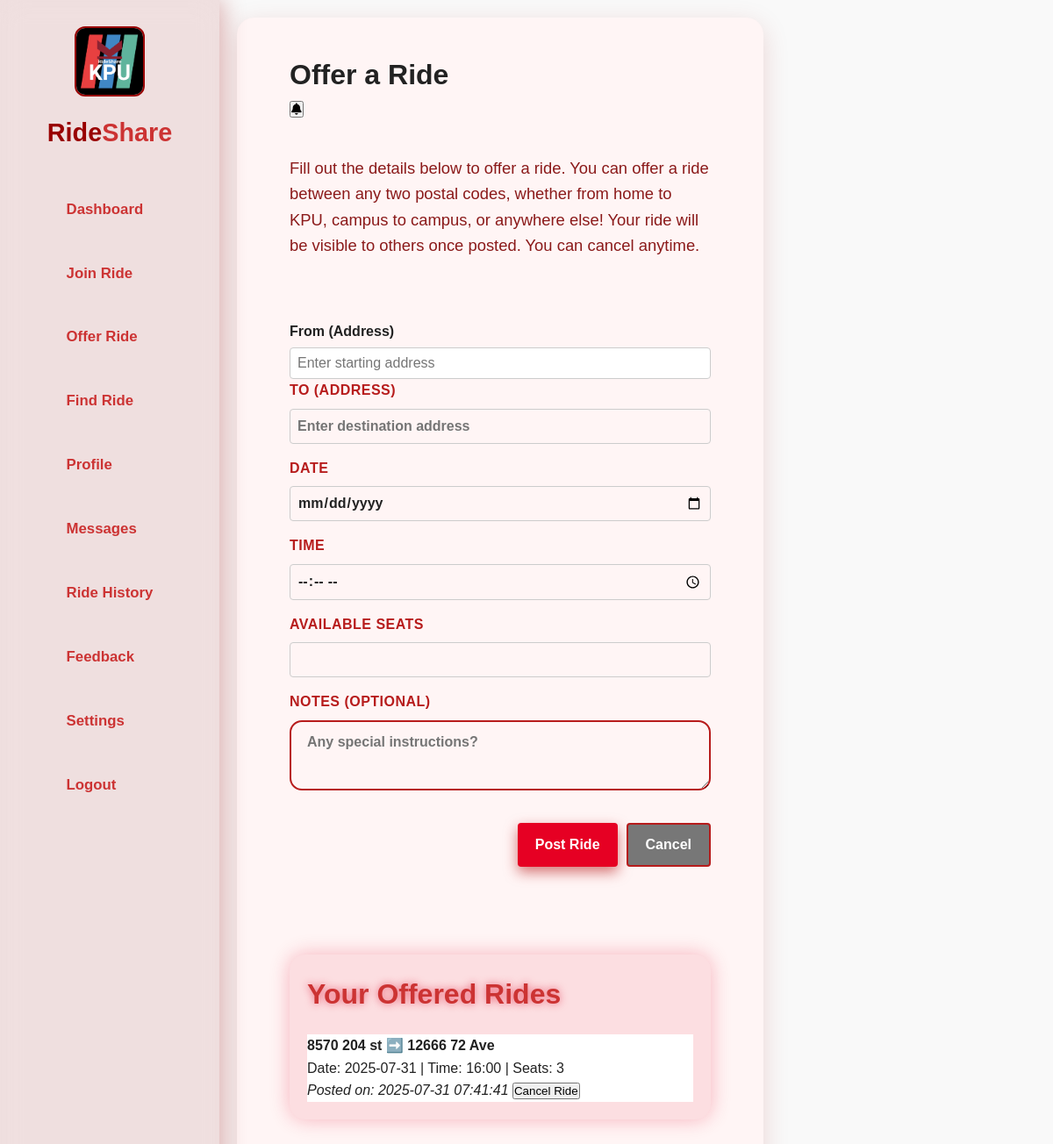
The page /Main/offer.php (signed in) on the database as committed earlier.
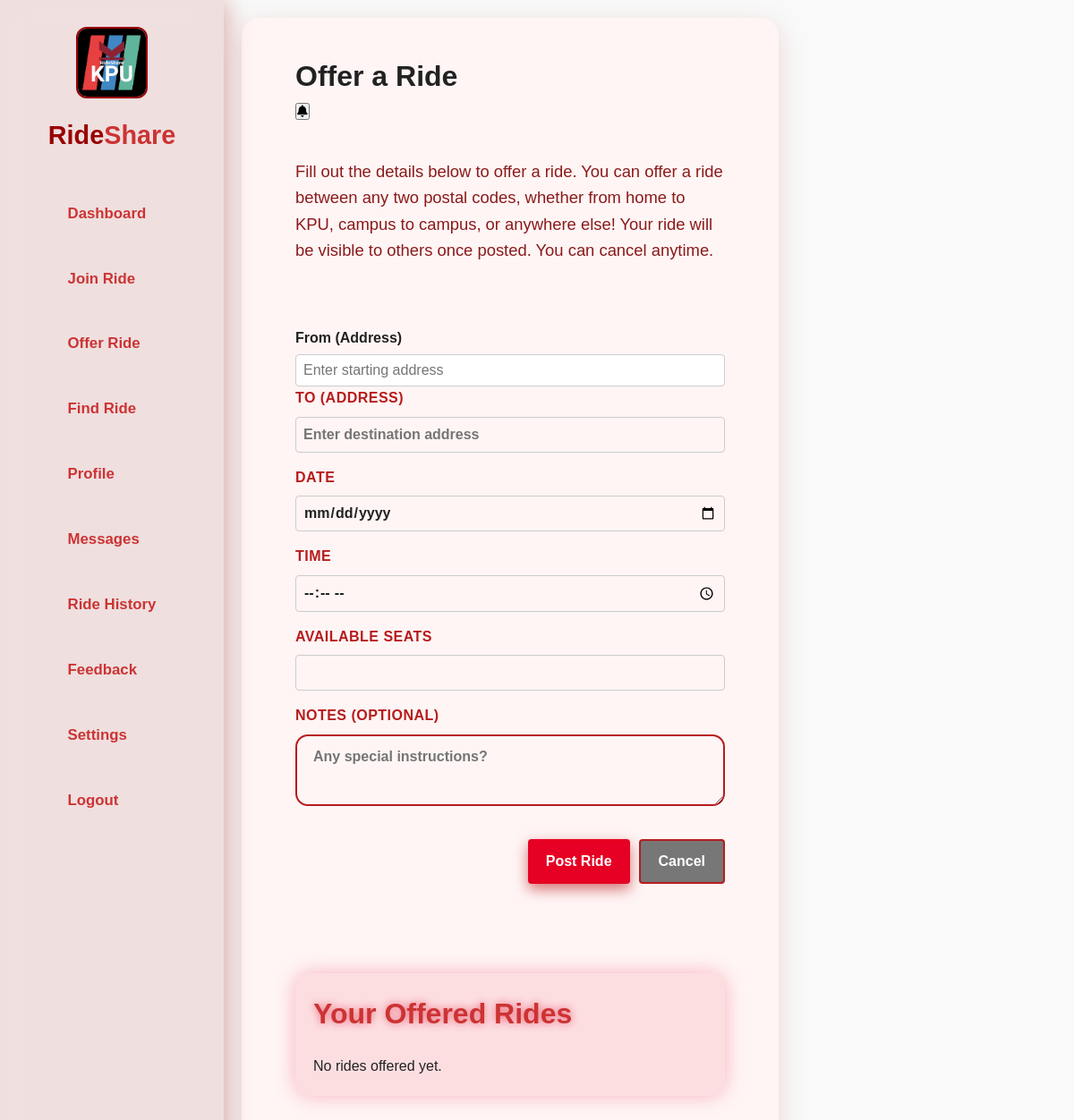
The same page on the database as committed later.
### tables this page shows
CREATE TABLE CARPOOL (
    carpoolID INTEGER PRIMARY KEY AUTOINCREMENT,
    driverID INTEGER NOT NULL,
    originAddress TEXT NOT NULL,
    destinationAddress TEXT NOT NULL,
    departureDate DATE NOT NULL,
    departureTime TIME NOT NULL,
    availableSeats INTEGER NOT NULL,
    status TEXT NOT NULL,
    notes TEXT,
    createdDate TIMESTAMP DEFAULT CURRENT_TIMESTAMP,
    FOREIGN KEY (driverID) REFERENCES USERS(userID)
);

### Main/offer.php (the view, shortened to what this page needs)
<?php
include '../PHP/db.php';
$driverID = $_SESSION['userID'];
$sql = "SELECT * FROM CARPOOL WHERE driverID = :driverID AND status = 'offered' ORDER BY departureDate, departureTime";
$stmt = $conn->prepare($sql);
$stmt->execute([':driverID' => $driverID]);
$offeredRides = $stmt->fetchAll(PDO::FETCH_ASSOC);
?>
<!DOCTYPE html>
<html lang="en">
<head>
  <link rel="stylesheet" href="../CSS/offer.css" />
  <link rel="stylesheet"
    href="https://cdnjs.cloudflare.com/ajax/libs/font-awesome/6.5.0/css/all.min.css" />
</head>
<body>
  <aside class="sidebar">
    <div class="logo-container">
      <img src="../images/kpu.jpg" class="logo-img" alt="Logo" />
      <h2>Ride<span>Share</span></h2>
    </div>
    <nav>
      <ul>
        <li><a href="dashboard.php"aria-label="Dashboard">Dashboard</a></li>
        <li><a href="join.php" aria-label="Join Ride">Join Ride</a></li>
        <li><a href="offer.php" aria-label="Offer Ride">Offer Ride</a></li>
        <li><a href="find.php" aria-label="Find Ride">Find Ride</a></li>
        <li><a href="profile.php" aria-label="Profile">Profile</a></li>
        <li><a href="messages.php" aria-label="Messages">Messages</a></li>
        <li><a href="ride history.php" aria-label="Ride History">Ride History</a></li>
        <li><a href="feedback.php" aria-label="User Feedback">Feedback</a></li>
        <li><a href="settings.php"aria-label="Settings">Settings</a></li>
        <li><a href="logout.php" aria-label="Logout">Logout</a></li>
      </ul>
    </nav>
  </aside>
  <main class="main-content">
    <header class="header">
      <h1>Offer a Ride</h1>
      <div class="header-actions">
        <button class="btn-notify" title="Notifications">
          <i class="fas fa-bell"></i>
  </button>
      </div>
    </header>
    <section class="offer-ride-intro">
      <p>
        Fill out the details below to offer a ride. You can offer a ride between any two postal codes,
        whether from home to KPU, campus to campus, or anywhere else!
        Your ride will be visible to others once posted. You can cancel anytime.
      </p>
    </section>
    <section class="offer-ride-form">
      <form id="rideForm" method="POST" action="">
        <label for="startaddress">From (Address)</label>
        <input
            type="text"
            id="startaddress"
            name="startaddress"
            placeholder="Enter starting address"
            required
          />
        <div class="form-group">
          <label for="endaddress">To (Address)</label>
          <input
            type="text"
            id="endaddress"
            name="endaddress"
            placeholder="Enter destination address"
            required
          />
        </div>
        <div class="form-group">
          <label for="date">Date</label>
          <input type="date" id="date" name="date" required />
        </div>
        <div class="form-group">
          <label for="time">Time</label>
          <input type="time" id="time" name="time" required />
        </div>
        <div class="form-group">
          <label for="seats">Available Seats</label>
          <input type="number" id="seats" name="seats" min="1" max="6" required />
        </div>
        <div class="form-group">
          <label for="notes">Notes (optional)</label>
          <textarea
            id="notes"
            name="notes"
            placeholder="Any special instructions?"
          ></textarea>
        </div>
        <div class="form-actions">
          <button type="submit" name="submit" class="btn-action">Post Ride</button>
          <a href="dashboard.php" class="btn-cancel">Cancel</a>
        </div>
      </form>
    </section>
    <section class="rides-list">
      <h2>Your Offered Rides</h2>
      <ul id="ridesContainer">
      <?php if (empty($offeredRides)): ?>
          <li>No rides offered yet.</li>
        <?php else: ?>
          <?php foreach ($offeredRides as $ride): ?>
            <div style="background-color: white;">
              <strong><?= htmlspecialchars($ride['originAddress']) ?> ➡️ <?= htmlspecialchars($ride['destinationAddress']) ?></strong><br>
              Date: <?= htmlspecialchars($ride['departureDate']) ?> | Time: <?= htmlspecialchars($ride['departureTime']) ?> | Seats: <?= htmlspecialchars($ride['availableSeats']) ?><br>
              <em>Posted on: <?= htmlspecialchars($ride['createdDate']) ?></em>
              <form method="POST" style="display:inline;">
                <button type="submit" onclick="return confirm('Are you sure you want to cancel this ride?');">
                Cancel Ride
                </button>
              </form>
              </div>
          <?php endforeach; ?>
        <?php endif; ?>
      </ul>
    </section>
  </main>
</body>
</html>

Rows that differ between the two databases and show on the page:
removed carpool: originAddress "8570 204 st", destinationAddress "12666 72 Ave", departureDate "2025-07-31", departureTime "16:00", availableSeats "3", createdDate "2025-07-31 07:41:41"
Other text that changed with them:
text now shown: "No rides offered yet."
